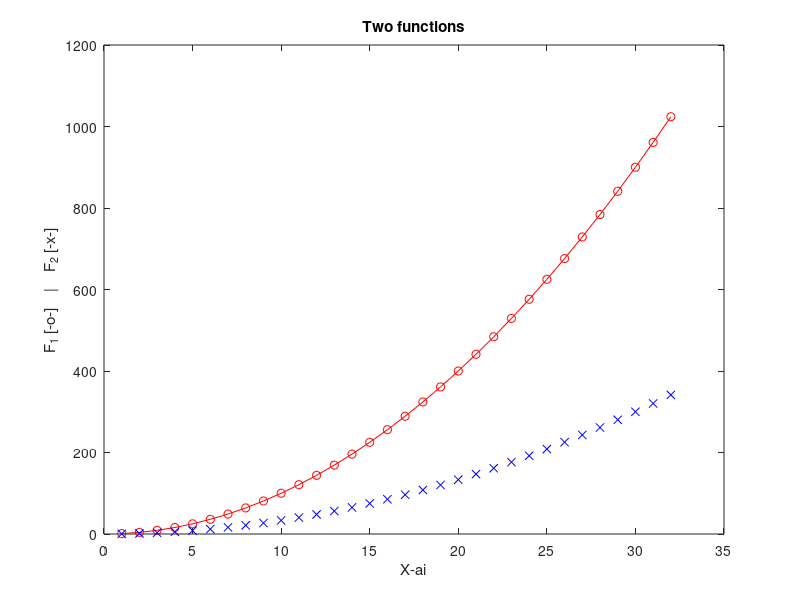

The MATLAB source for this figure:
% Yahor Liashko, EDlfu25/2, 22.09.2026 

x = 1:32;
y = x.^2;

plot(x, y, 'o-r', x, y/3, 'xb')
title('Two functions')
xlabel('X-ai')
ylabel('F_1 [-o-]    |    F_2 [-x-]')



N = 5; 
v = N+1:0.5:N+4;
A = [
    N:N+2;
    N+3:N+5;
    N+6:N+8
    ];

a = A(3,2);
b = A(2:3,1:2); 
c = [A(1,1) A(1,3) A(3,1) A(3,3)];

v2 = v(1:3);

B = [A; v2];
